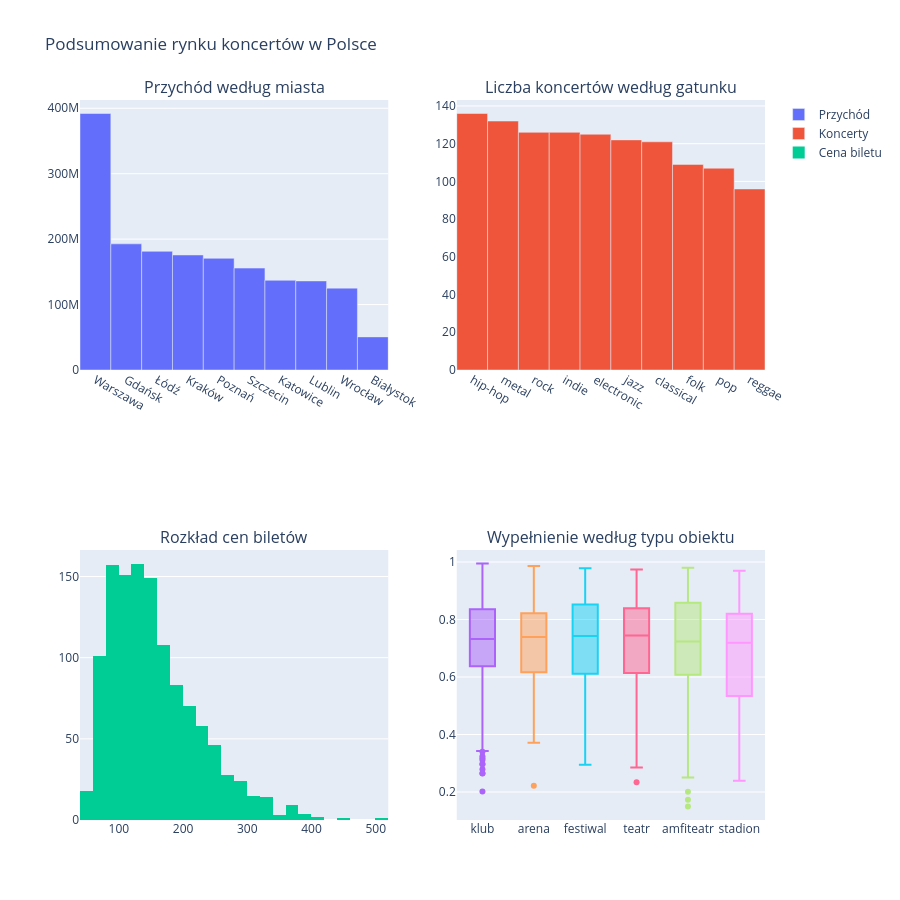

This figure's notebook cell:
### Markdown cell above
# Część 7 — Podsumowanie danych (subploty)

### Code cell
miasta_przychod = (
    df.groupby("miasto")["przychod_pln"]
    .sum()
    .sort_values(ascending=False)
)

gatunki = (
    df.groupby("gatunek")
    .size()
    .sort_values(ascending=False)
)

fig = make_subplots(
    rows=2,
    cols=2,
    subplot_titles=(
        "Przychód według miasta",
        "Liczba koncertów według gatunku",
        "Rozkład cen biletów",
        "Wypełnienie według typu obiektu"
    )
)

fig.add_trace(
    go.Bar(
        x=miasta_przychod.index,
        y=miasta_przychod.values,
        name="Przychód"
    ),
    row=1,
    col=1
)

fig.add_trace(
    go.Bar(
        x=gatunki.index,
        y=gatunki.values,
        name="Koncerty"
    ),
    row=1,
    col=2
)

fig.add_trace(
    go.Histogram(
        x=df["cena_biletu_pln"],
        nbinsx=40,
        name="Cena biletu"
    ),
    row=2,
    col=1
)

for typ in df["typ_obiektu"].unique():

    fig.add_trace(
        go.Box(
            y=df[df["typ_obiektu"] == typ]["wypelnienie"],
            name=typ,
            showlegend=False
        ),
        row=2,
        col=2
    )

fig.update_layout(
    title="Podsumowanie rynku koncertów w Polsce",
    height=900
)

fig.show()

### Figure 1 — Plotly figure (JSON) as saved in the notebook; plotly's stock layout.template omitted (floating-point values rounded to 4 significant figures; data arrays with more than 128 entries replaced by an {"elided": "..."} marker saying what was removed)
{"data": [{"name": "Przychód", "type": "bar", "x": ["Warszawa", "Gdańsk", "Łódź", "Kraków", "Poznań", "Szczecin", "Katowice", "Lublin", "Wrocław", "Białystok"], "xaxis": "x", "y": [391973430, 192767710, 181357180, 175778640, 170662360, 155743970, 137064460, 136115110, 125091800, 50603470], "yaxis": "y"}, {"name": "Koncerty", "type": "bar", "x": ["hip-hop", "metal", "rock", "indie", "electronic", "jazz", "classical", "folk", "pop", "reggae"], "xaxis": "x2", "y": [136, 132, 126, 126, 125, 122, 121, 109, 107, 96], "yaxis": "y2"}, {"name": "Cena biletu", "nbinsx": 40, "type": "histogram", "x": {"elided": "1200 float values"}, "xaxis": "x3", "yaxis": "y3"}, {"name": "klub", "showlegend": false, "type": "box", "xaxis": "x4", "y": {"elided": "499 float values"}, "yaxis": "y4"}, {"name": "arena", "showlegend": false, "type": "box", "xaxis": "x4", "y": {"elided": "163 float values"}, "yaxis": "y4"}, {"name": "festiwal", "showlegend": false, "type": "box", "xaxis": "x4", "y": {"elided": "140 float values"}, "yaxis": "y4"}, {"name": "teatr", "showlegend": false, "type": "box", "xaxis": "x4", "y": {"elided": "176 float values"}, "yaxis": "y4"}, {"name": "amfiteatr", "showlegend": false, "type": "box", "xaxis": "x4", "y": {"elided": "155 float values"}, "yaxis": "y4"}, {"name": "stadion", "showlegend": false, "type": "box", "xaxis": "x4", "y": [0.9694, 0.4795, 0.8073, 0.9225, 0.7397, 0.3479, 0.7127, 0.7173, 0.3983, 0.3576, 0.9386, 0.3939, 0.8208, 0.8507, 0.5682, 0.4842, 0.833, 0.7578, 0.3956, 0.2392, 0.6339, 0.7589, 0.7717, 0.8473, 0.775, 0.4329, 0.8898, 0.8995, 0.3482, 0.8383, 0.5304, 0.5722, 0.5646, 0.6971, 0.7513, 0.8566, 0.6137, 0.3938, 0.7393, 0.7279, 0.5037, 0.9284, 0.6902, 0.7953, 0.8178, 0.4817, 0.719, 0.6221, 0.5518, 0.9078, 0.8549, 0.3705, 0.7343, 0.586, 0.7383, 0.546, 0.5009, 0.7612, 0.8099, 0.9359, 0.714, 0.588, 0.9558, 0.4283, 0.7914, 0.6218, 0.8959], "yaxis": "y4"}], "layout": {"annotations": [{"font": {"size": 16}, "showarrow": false, "text": "Przychód według miasta", "x": 0.225, "xanchor": "center", "xref": "paper", "y": 1, "yanchor": "bottom", "yref": "paper"}, {"font": {"size": 16}, "showarrow": false, "text": "Liczba koncertów według gatunku", "x": 0.775, "xanchor": "center", "xref": "paper", "y": 1, "yanchor": "bottom", "yref": "paper"}, {"font": {"size": 16}, "showarrow": false, "text": "Rozkład cen biletów", "x": 0.225, "xanchor": "center", "xref": "paper", "y": 0.375, "yanchor": "bottom", "yref": "paper"}, {"font": {"size": 16}, "showarrow": false, "text": "Wypełnienie według typu obiektu", "x": 0.775, "xanchor": "center", "xref": "paper", "y": 0.375, "yanchor": "bottom", "yref": "paper"}], "height": 900, "title": {"text": "Podsumowanie rynku koncertów w Polsce"}, "xaxis": {"anchor": "y", "domain": [0, 0.45]}, "xaxis2": {"anchor": "y2", "domain": [0.55, 1]}, "xaxis3": {"anchor": "y3", "domain": [0, 0.45]}, "xaxis4": {"anchor": "y4", "domain": [0.55, 1]}, "yaxis": {"anchor": "x", "domain": [0.625, 1]}, "yaxis2": {"anchor": "x2", "domain": [0.625, 1]}, "yaxis3": {"anchor": "x3", "domain": [0, 0.375]}, "yaxis4": {"anchor": "x4", "domain": [0, 0.375]}}}
